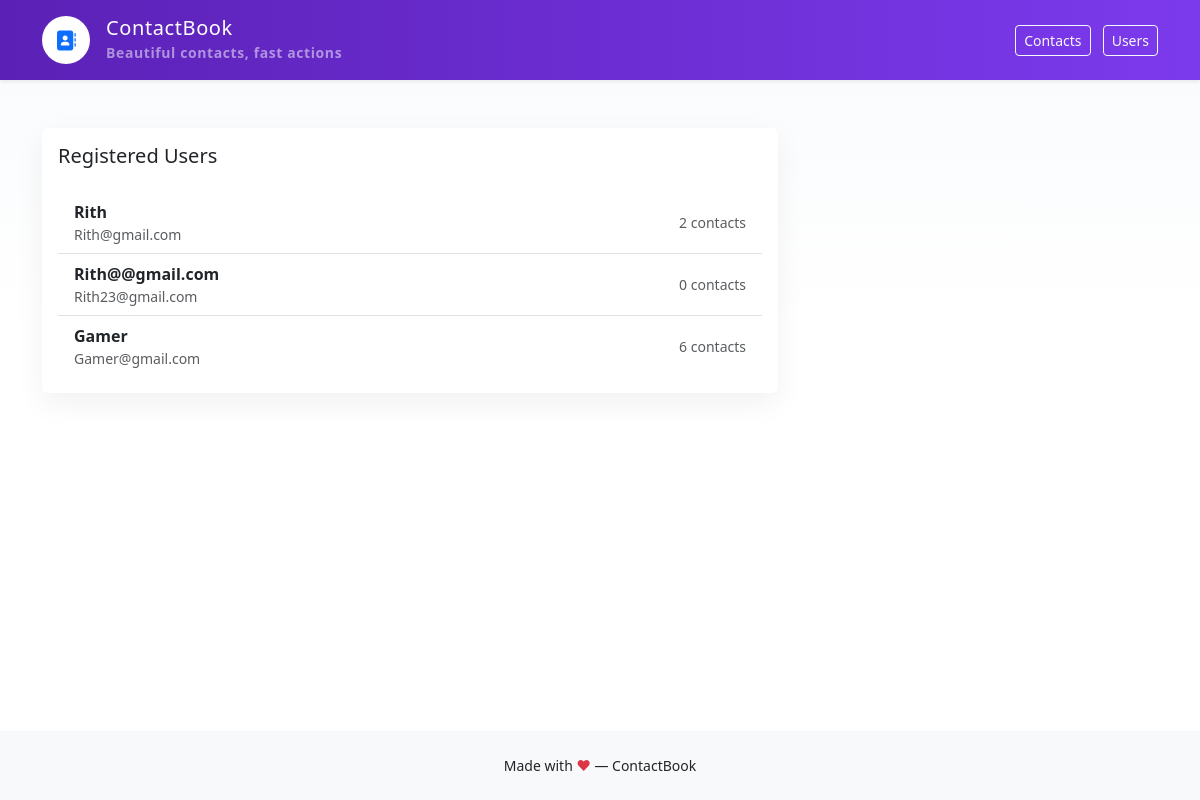
Screenshot of /users with the database file from the repository.
### app/models/user_model.py (models this page shows, shortened)
class User(UserMixin, db.Model):
    __tablename__ = 'users'
    id = db.Column(db.Integer, primary_key=True)
    username = db.Column(db.String(80), unique=True, nullable=False)
    email = db.Column(db.String(120), unique=True, nullable=False)
    password_hash = db.Column(db.String(256), nullable=False)
    contacts = db.relationship('Contact', backref='owner', lazy='dynamic')
    @property
    def password(self):
        raise AttributeError('Password is not a readable attribute.')

### app/routes/user_route.py (the view)
@user_bp.route('/users', methods=['GET'])
def list_users():
    users = UserService.get_all_users()
    return render_template('users.html', users=users)

### app/services/user_service.py (called while the page is built)
    @staticmethod
    def get_all_users():
        return User.query.all()

### app/templates/users.html (shortened to what this page needs)
{% extends 'layout/base.html' %}  {% block content %}
<div class="row">
  <div class="col-md-8">
    <div class="card card-dim p-3 animate__animated animate__fadeInUp">
      <h5>Registered Users</h5>
      <ul class="list-group list-group-flush mt-3">
        {% for u in users %}
        <li
          class="list-group-item d-flex justify-content-between align-items-center"
        >
          <div>
            <div class="fw-semibold">{{ u.username }}</div>
            <div class="small text-muted">{{ u.email }}</div>
          </div>
          <div class="text-muted small">{{ u.contacts.count() }} contacts</div>
        </li>
        {% else %}
        <li class="list-group-item text-muted">No users yet.</li>
        {% endfor %}
      </ul>
    </div>
  </div>
</div>
{% endblock %}

### app/templates/layout/base.html (style rules this page uses)
:root { --brand: #5b21b6; --muted: #6c757d; }
body { background: linear-gradient(180deg, #f8fafc 0%, #ffffff 40%); }
.card-dim { box-shadow: 0 10px 30px rgba(16,24,40,0.06); border: none; }

### rows the page displays
User: username "Rith", email "Rith@gmail.com", contacts.count "2"
User: username "Rith@@gmail.com", email "Rith23@gmail.com", contacts.count "0"
User: username "Gamer", email "Gamer@gmail.com", contacts.count "6"
